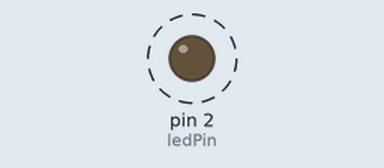
Simulated run of this sketch. Board: Arduino Uno, built with avr-gcc and run on an emulated ATmega328P. Parts: output pins drawn as LEDs (lit = HIGH). Dashed ring = blinking.

Above: at 0.2 s.
Timing chart, 0 to 3.0 s (numbered marks = the images above):
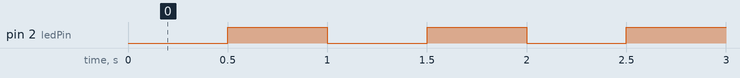

Measured:
- by itself, pin 2 (ledPin): alternates HIGH for 0.50 s and LOW for 0.50 s

The sketch:

mills.ino
```cpp
const int ledPin = 2;
unsigned long previousMillis = 0;
const long interval = 500;  // 500ms切换一次，实现1Hz（1秒周期）
bool ledState = LOW;

void setup() {
  Serial.begin(115200);
  pinMode(ledPin, OUTPUT);
}

void loop() {
  unsigned long currentMillis = millis();

  if (currentMillis - previousMillis >= interval) {
    previousMillis = currentMillis;
    ledState = !ledState;
    digitalWrite(ledPin, ledState);
  }
}
```
